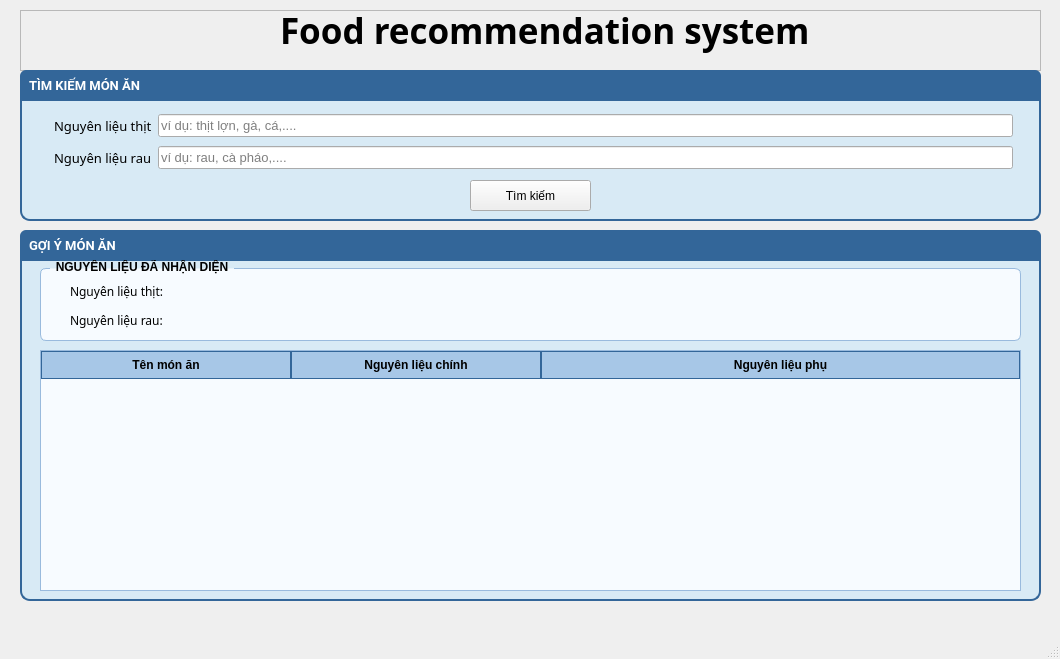
<?xml version="1.0" encoding="UTF-8"?>
<ui version="4.0">
 <class>MainWindow</class>
 <widget class="QMainWindow" name="MainWindow">
  <property name="geometry">
   <rect>
    <x>0</x>
    <y>0</y>
    <width>1060</width>
    <height>659</height>
   </rect>
  </property>
  <property name="windowTitle">
   <string>MainWindow</string>
  </property>
  <widget class="QWidget" name="centralwidget">
   <widget class="QFrame" name="frame">
    <property name="geometry">
     <rect>
      <x>20</x>
      <y>10</y>
      <width>1021</width>
      <height>61</height>
     </rect>
    </property>
    <property name="frameShape">
     <enum>QFrame::StyledPanel</enum>
    </property>
    <property name="frameShadow">
     <enum>QFrame::Raised</enum>
    </property>
    <widget class="QLabel" name="label">
     <property name="geometry">
      <rect>
       <x>260</x>
       <y>-10</y>
       <width>531</width>
       <height>61</height>
      </rect>
     </property>
     <property name="font">
      <font>
       <family>Script MT Bold</family>
       <pointsize>26</pointsize>
       <weight>75</weight>
       <bold>true</bold>
       <underline>false</underline>
      </font>
     </property>
     <property name="text">
      <string>Food recommendation system</string>
     </property>
    </widget>
   </widget>
   <widget class="QFrame" name="frame_3">
    <property name="geometry">
     <rect>
      <x>20</x>
      <y>230</y>
      <width>1021</width>
      <height>371</height>
     </rect>
    </property>
    <property name="styleSheet">
     <string notr="true">QFrame#frame_3 {
    background-color: #D8EAF5;      /* Xanh siêu nhạt, nhẹ hơn #A7C7E7 */
    border: 2px solid #336699;
    border-radius: 10px;
    padding: 8px;
}</string>
    </property>
    <property name="frameShape">
     <enum>QFrame::StyledPanel</enum>
    </property>
    <property name="frameShadow">
     <enum>QFrame::Raised</enum>
    </property>
    <widget class="QTableWidget" name="tablemonan">
     <property name="geometry">
      <rect>
       <x>20</x>
       <y>120</y>
       <width>981</width>
       <height>241</height>
      </rect>
     </property>
     <property name="font">
      <font>
       <pointsize>-1</pointsize>
      </font>
     </property>
     <property name="styleSheet">
      <string notr="true">QTableWidget {
    background-color: #F7FBFF;      /* nền bảng trắng xanh */
    color: #000000;   
    gridline-color: #B0C4DE;        /* màu kẻ ô */
    border: 1px solid #99BADD;
    font-size: 13px;
}

QHeaderView::section {
    background-color: #A7C7E7;      /* header xanh nhạt như hình */
    color: #000;
    font-weight: bold;
    padding: 4px 6px;
    border: 1px solid #336699;
}

/* hover chọn dòng nhìn rõ hơn */
QTableWidget::item:selected {
    background: #D6EAF8;
}
</string>
     </property>
     <property name="sizeAdjustPolicy">
      <enum>QAbstractScrollArea::AdjustToContents</enum>
     </property>
     <property name="alternatingRowColors">
      <bool>true</bool>
     </property>
     <property name="selectionBehavior">
      <enum>QAbstractItemView::SelectRows</enum>
     </property>
     <attribute name="horizontalHeaderDefaultSectionSize">
      <number>250</number>
     </attribute>
     <attribute name="horizontalHeaderStretchLastSection">
      <bool>true</bool>
     </attribute>
     <column>
      <property name="text">
       <string>Tên món ăn</string>
      </property>
      <property name="textAlignment">
       <set>AlignCenter</set>
      </property>
     </column>
     <column>
      <property name="text">
       <string>Nguyên liệu chính</string>
      </property>
     </column>
     <column>
      <property name="text">
       <string>Nguyên liệu phụ</string>
      </property>
     </column>
    </widget>
    <widget class="QLabel" name="lbl_header_timkiem_2">
     <property name="geometry">
      <rect>
       <x>0</x>
       <y>0</y>
       <width>1021</width>
       <height>31</height>
      </rect>
     </property>
     <property name="font">
      <font>
       <family>Segoe UI,Roboto,Arial</family>
       <pointsize>10</pointsize>
       <weight>75</weight>
       <bold>true</bold>
      </font>
     </property>
     <property name="styleSheet">
      <string notr="true">QLabel#lbl_header_timkiem_2 {
    background-color: #336699;   /* Màu xanh đậm */
    color: white;                /* Chữ trắng */
    font-weight: bold;
    font-family: &quot;Segoe UI&quot;, &quot;Roboto&quot;, &quot;Arial&quot;;
    font-size: 10pt;
    padding: 6px;
    border-top-left-radius: 6px;
    border-top-right-radius: 6px;
}
</string>
     </property>
     <property name="text">
      <string>GỢI Ý MÓN ĂN</string>
     </property>
    </widget>
    <widget class="QGroupBox" name="groupBox">
     <property name="geometry">
      <rect>
       <x>20</x>
       <y>30</y>
       <width>981</width>
       <height>81</height>
      </rect>
     </property>
     <property name="font">
      <font>
       <weight>75</weight>
       <bold>true</bold>
       <underline>false</underline>
      </font>
     </property>
     <property name="styleSheet">
      <string notr="true">QGroupBox {
    background-color: #F7FBFF;         /* xanh cực nhạt */
    border: 1px solid #99BADD;         /* viền xanh nhạt */
    border-radius: 6px;
    margin-top: 8px;
    font-weight: bold;
    color: #000000;
}

QGroupBox::title {
    subcontrol-origin: margin;
    left: 10px;
    padding: 0 4px;
}

QLabel {
    font-weight: normal;
    color: #000000;
}
</string>
     </property>
     <property name="title">
      <string>NGUYÊN LIỆU ĐÃ NHẬN DIỆN</string>
     </property>
     <widget class="QWidget" name="layoutWidget">
      <property name="geometry">
       <rect>
        <x>30</x>
        <y>20</y>
        <width>911</width>
        <height>52</height>
       </rect>
      </property>
      <layout class="QVBoxLayout" name="verticalLayout">
       <property name="leftMargin">
        <number>0</number>
       </property>
       <item>
        <widget class="QLabel" name="hiennlchinh">
         <property name="font">
          <font>
           <family>Sitka</family>
           <pointsize>9</pointsize>
          </font>
         </property>
         <property name="text">
          <string>Nguyên liệu thịt: </string>
         </property>
        </widget>
       </item>
       <item>
        <widget class="QLabel" name="hiennlphu">
         <property name="font">
          <font>
           <family>Sitka</family>
           <pointsize>9</pointsize>
          </font>
         </property>
         <property name="text">
          <string>Nguyên liệu rau: </string>
         </property>
        </widget>
       </item>
      </layout>
     </widget>
    </widget>
   </widget>
   <widget class="QFrame" name="frame_timkiem">
    <property name="geometry">
     <rect>
      <x>20</x>
      <y>70</y>
      <width>1021</width>
      <height>151</height>
     </rect>
    </property>
    <property name="styleSheet">
     <string notr="true">QFrame#frame_timkiem {
    background-color: #D8EAF5;      /* Xanh siêu nhạt, nhẹ hơn #A7C7E7 */
    border: 2px solid #336699;
    border-radius: 10px;
    padding: 8px;
}</string>
    </property>
    <property name="frameShape">
     <enum>QFrame::StyledPanel</enum>
    </property>
    <property name="frameShadow">
     <enum>QFrame::Plain</enum>
    </property>
    <widget class="QLabel" name="lbl_header_timkiem">
     <property name="geometry">
      <rect>
       <x>0</x>
       <y>0</y>
       <width>1021</width>
       <height>31</height>
      </rect>
     </property>
     <property name="font">
      <font>
       <family>Segoe UI,Roboto,Arial</family>
       <pointsize>10</pointsize>
       <weight>75</weight>
       <bold>true</bold>
      </font>
     </property>
     <property name="styleSheet">
      <string notr="true">QLabel#lbl_header_timkiem {
    background-color: #336699;   /* Màu xanh đậm */
    color: white;                /* Chữ trắng */
    font-weight: bold;
    font-family: &quot;Segoe UI&quot;, &quot;Roboto&quot;, &quot;Arial&quot;;
    font-size: 10pt;
    padding: 6px;
    border-top-left-radius: 6px;
    border-top-right-radius: 6px;
}
</string>
     </property>
     <property name="text">
      <string>TÌM KIẾM MÓN ĂN</string>
     </property>
    </widget>
    <widget class="QPushButton" name="pushtinh">
     <property name="geometry">
      <rect>
       <x>450</x>
       <y>110</y>
       <width>121</width>
       <height>31</height>
      </rect>
     </property>
     <property name="styleSheet">
      <string notr="true"/>
     </property>
     <property name="text">
      <string>Tìm kiếm</string>
     </property>
    </widget>
    <widget class="QWidget" name="horizontalLayoutWidget">
     <property name="geometry">
      <rect>
       <x>30</x>
       <y>30</y>
       <width>971</width>
       <height>81</height>
      </rect>
     </property>
     <layout class="QGridLayout" name="gridLayout">
      <property name="sizeConstraint">
       <enum>QLayout::SetDefaultConstraint</enum>
      </property>
      <property name="leftMargin">
       <number>4</number>
      </property>
      <property name="topMargin">
       <number>11</number>
      </property>
      <property name="rightMargin">
       <number>8</number>
      </property>
      <property name="bottomMargin">
       <number>7</number>
      </property>
      <item row="0" column="0">
       <widget class="QLabel" name="label_2">
        <property name="font">
         <font>
          <family>Sitka</family>
          <pointsize>10</pointsize>
         </font>
        </property>
        <property name="text">
         <string>Nguyên liệu thịt</string>
        </property>
       </widget>
      </item>
      <item row="0" column="3">
       <widget class="QLineEdit" name="nguyenlieuchinh">
        <property name="font">
         <font>
          <pointsize>10</pointsize>
         </font>
        </property>
        <property name="placeholderText">
         <string>ví dụ: thịt lợn, gà, cá,....</string>
        </property>
       </widget>
      </item>
      <item row="1" column="0">
       <widget class="QLabel" name="label_3">
        <property name="font">
         <font>
          <family>Sitka</family>
          <pointsize>10</pointsize>
         </font>
        </property>
        <property name="text">
         <string>Nguyên liệu rau</string>
        </property>
       </widget>
      </item>
      <item row="1" column="3">
       <widget class="QLineEdit" name="nguyenlieuphu">
        <property name="font">
         <font>
          <pointsize>10</pointsize>
         </font>
        </property>
        <property name="placeholderText">
         <string>ví dụ: rau, cà pháo,....</string>
        </property>
       </widget>
      </item>
     </layout>
    </widget>
   </widget>
  </widget>
  <widget class="QMenuBar" name="menubar">
   <property name="geometry">
    <rect>
     <x>0</x>
     <y>0</y>
     <width>1060</width>
     <height>26</height>
    </rect>
   </property>
  </widget>
  <widget class="QStatusBar" name="statusbar"/>
 </widget>
 <resources/>
 <connections/>
</ui>
